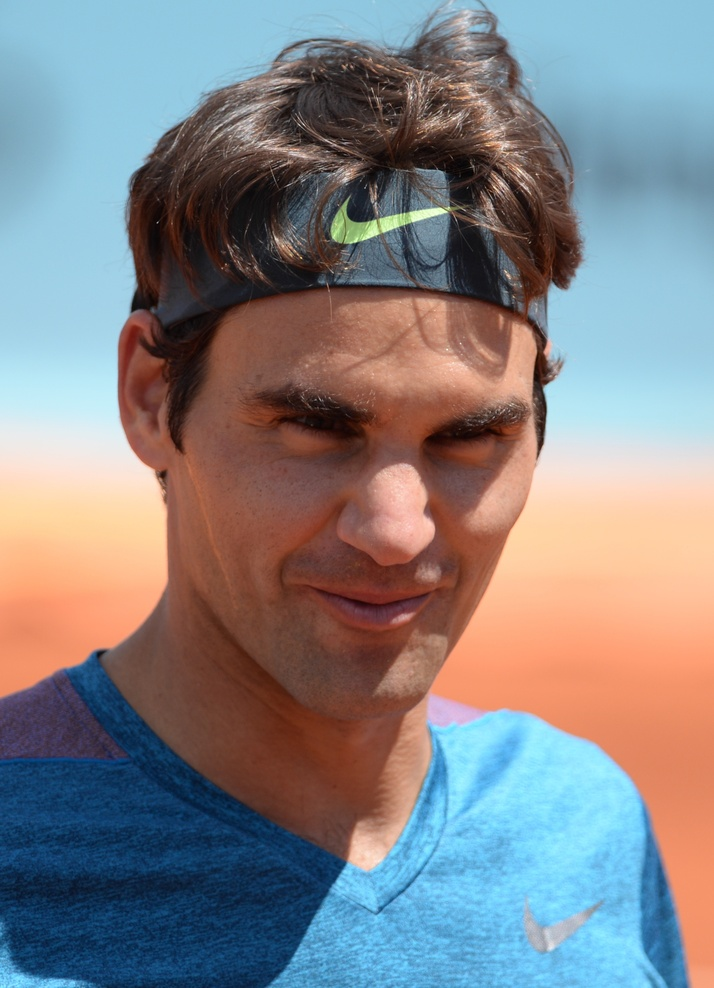
#> input picture CV/Week 4/roger.jpg, 714 x 988 px, shrunk from 2062 x 2854 before the run
$ python q3-Unsharp-masking.py
#> lines starting #> are read from the running program, lines starting #| are printed output that depends on the picture
### CV/Week 4/utils.py
import cv2 as cv
import matplotlib.pyplot as plt

def _parse_image_title_pairs(L):
    """Extract (image, title) pairs from flattened list L."""
    pairs = []

    for item in L:
        if type(item) == str:
            pairs[-1][-1] = item
        else:
            pairs.append([item, ''])

    return pairs


def plot_images(*args):
    """
    Plot images side-by-side using matplotlib.

    Parameters:
        *args: images and titles

    Example usage:
    >>> plot_images(image1, "title 1", image2, image3, image4, "title 4")
    """
    pairs = _parse_image_title_pairs(args)

    fig, axes = plt.subplots(ncols=len(pairs))

    for i, (image, title) in enumerate(pairs):
        ax = axes[i] if len(pairs) > 1 else axes
        ax.axis('off')

        ax.imshow(image, cmap='grey')
        ax.set_title(title)

    plt.show()


# [5 lines left out: function display_image, not called in this run]


### CV/Week 4/q3-Unsharp-masking.py
import cv2 as cv
import numpy as np
from utils import plot_images

image = cv.imread("roger.jpg", 0)
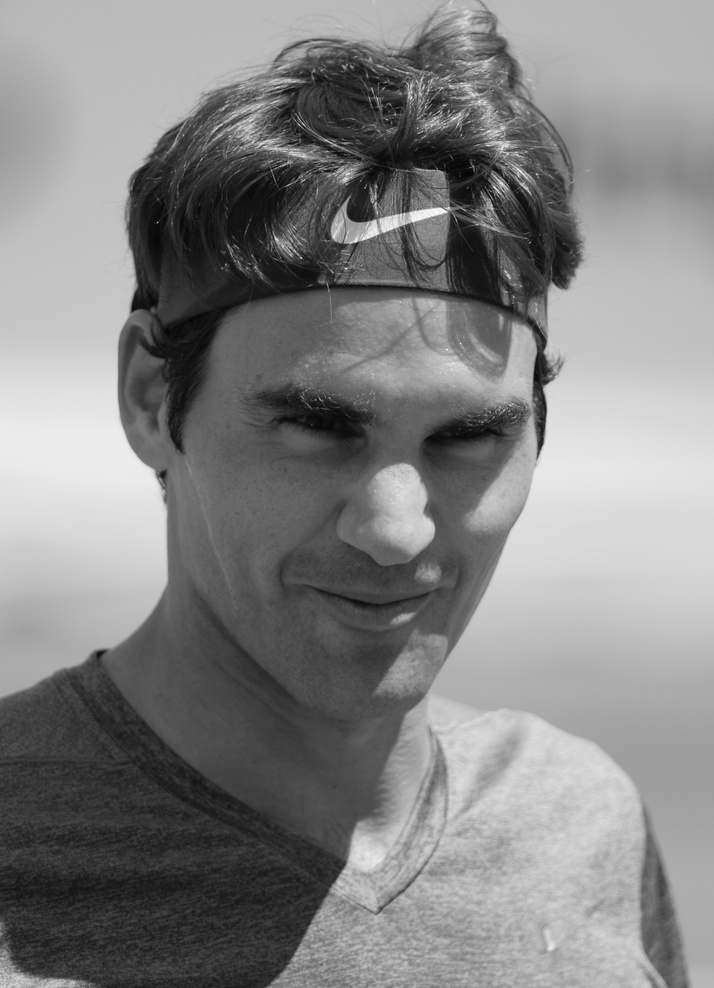
#> image: shape (988, 714); min 1, max 255, mean 131.7

k = 0.15
mask = image - cv.GaussianBlur(image, (11, 11), 0)
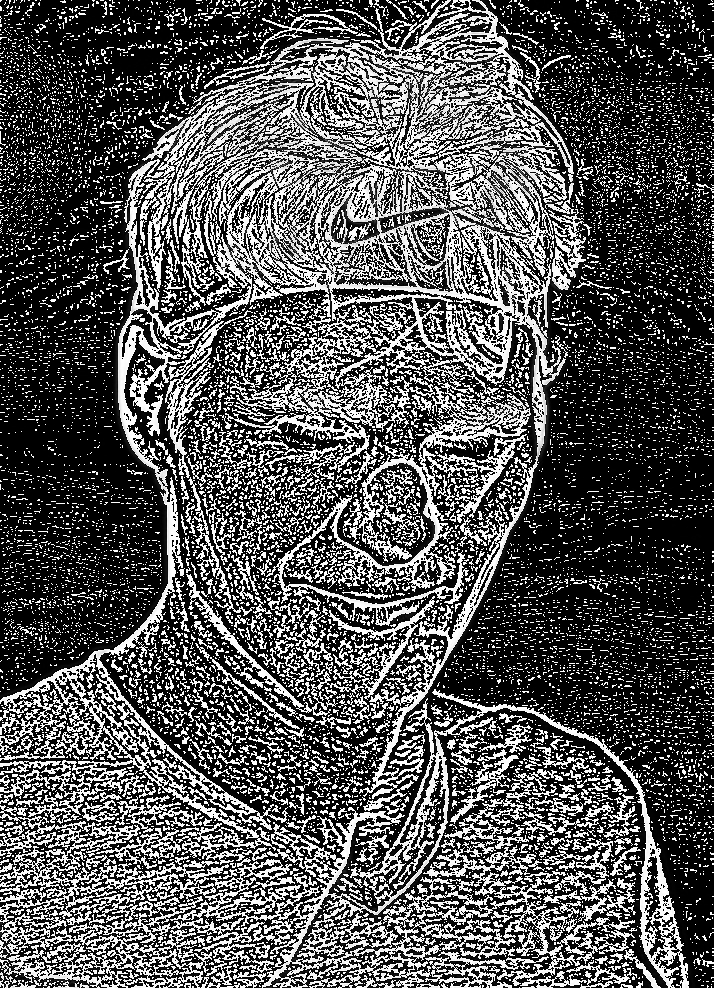
#> mask: shape (988, 714); min 0, max 255, mean 84.4
unsharped = image + k * mask
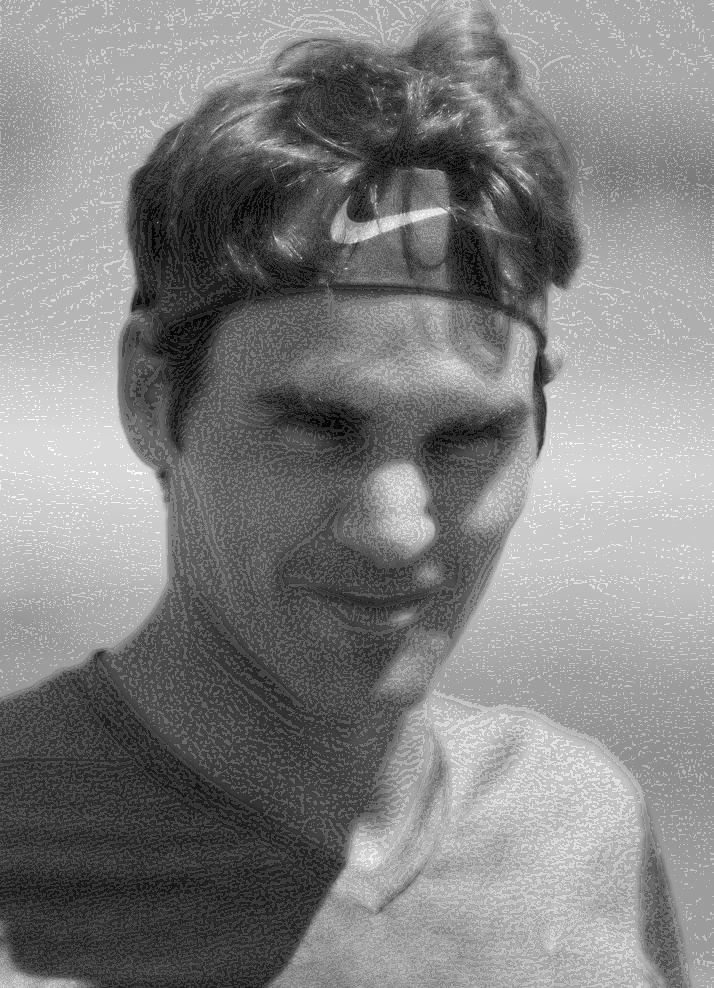
#> unsharped: shape (988, 714) float64; min 9, max 274.2, mean 144.3; drawn with min black and max white

plot_images(image, 'original', mask, 'mask', unsharped, 'output')
#> in plot_images, `plt.show()`:
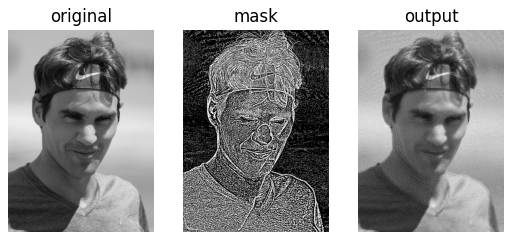
#> figure drawn by matplotlib, 3 panels
